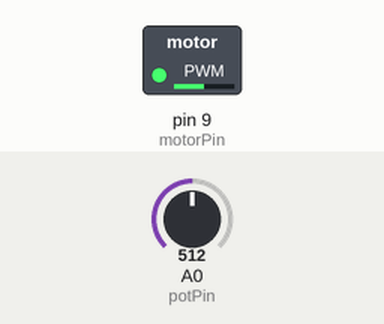
This sketch was run on a simulated Arduino Uno, built with avr-gcc and run on an emulated ATmega328P. Shown: switched loads named in the sketch (green lamp = pin HIGH). The inputs (shaded band) are chosen by the test bench; at power-on: A0 (potPin) = 512.

Above: at 1.2 s.
1.3 s: A0 (potPin) set to 716
At 2.1 s:
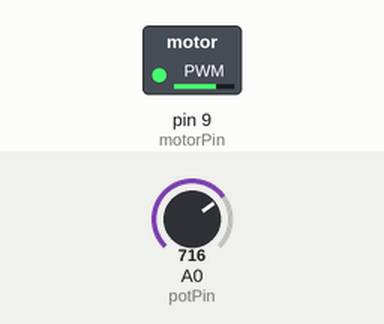
2.8 s: A0 (potPin) set to 900
At 3.2 s:
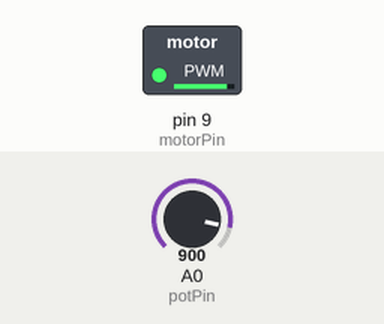
4.3 s: A0 (potPin) set to 122
At 5.5 s:
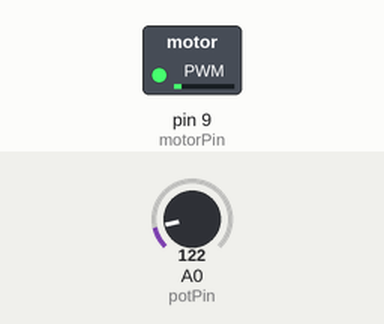
5.8 s: A0 (potPin) set to 0
At 6.7 s:
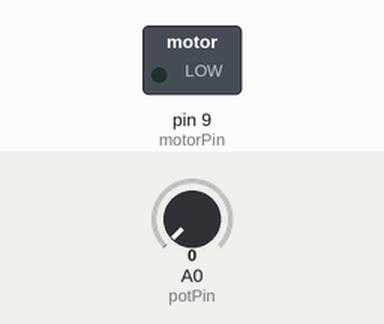
7.3 s: A0 (potPin) set to 511
At 7.9 s:
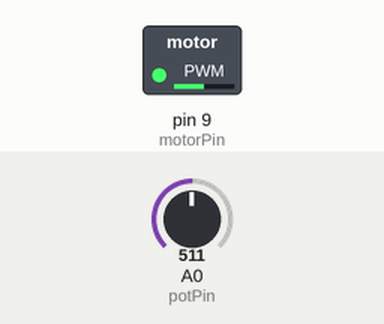
Timing chart, 0 to 9.8 s (numbered marks = the images above; inputs shaded):
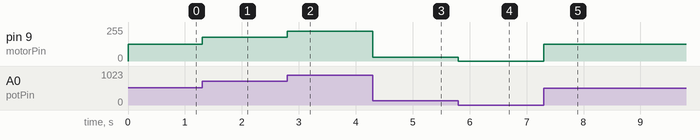

Measured:
- after the input at 1.3 s, pin 9 (motorPin): 127/255 → 178/255 at once
- after the input at 2.8 s, pin 9 (motorPin): 178/255 → 224/255 at once
- after the input at 4.3 s, pin 9 (motorPin): 224/255 → 30/255 at once
- after the input at 5.8 s, pin 9 (motorPin): 30/255 → 0/255 at once
- after the input at 7.3 s, pin 9 (motorPin): 0/255 → 127/255 at once

The sketch:

ejercicio9.2.ino.ino
```cpp
const int motorPin = 9;
const int potPin = A0;
int potVal;
int angle;

void setup() {
  pinMode(motorPin, OUTPUT);
}

void loop() {
  potVal = analogRead(potPin);
  angle = map(potVal,0,1023,0,255);
  analogWrite(motorPin, angle);
}
```
